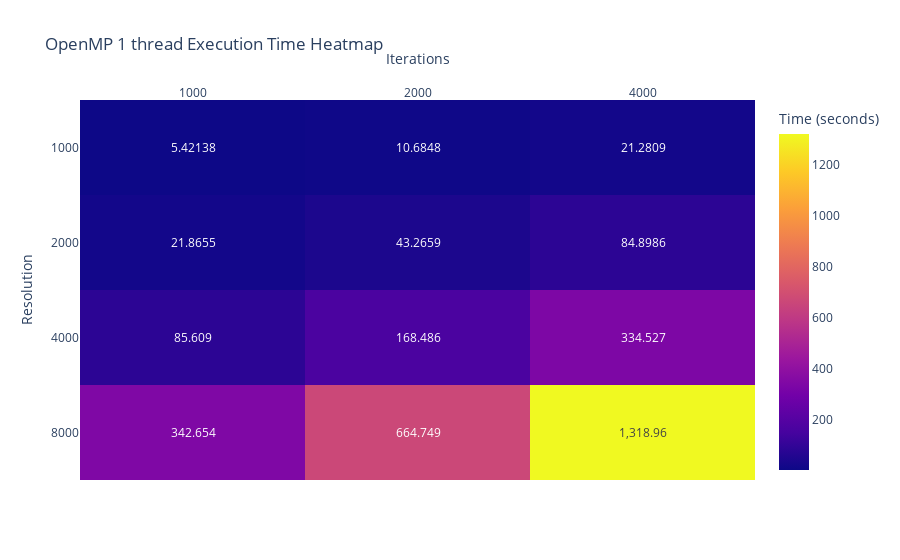

Notebook code cell kept with this figure:
### Markdown cell above
# OpenMP

### Code cell
# Filter for Sequential implementation
thread_1_df = df_openmp[df_openmp['Threads'] == 1].copy()
# Pivot the dataframe
melted_df = thread_1_df[["Resolution", "Iterations"]].astype(str)
melted_df["Time (seconds)"] = thread_1_df["Time (seconds)"]
heatmap_df_openmp = melted_df.pivot(index='Resolution', columns='Iterations', values='Time (seconds)')

# Create heatmap with Plotly
fig = px.imshow(
    heatmap_df_openmp,
    labels=dict(x="Iterations", y="Resolution", color="Time (seconds)"),
    title="OpenMP 1 thread Execution Time Heatmap",
    aspect="auto",
    text_auto=True,
)
fig.update_xaxes(side="top")
fig.show()

### Figure 1 — Plotly figure (JSON) as saved in the notebook; plotly's stock layout.template omitted (floating-point values rounded to 4 significant figures)
{"data": [{"coloraxis": "coloraxis", "hovertemplate": "Iterations: %{x}<br>Resolution: %{y}<br>Time (seconds): %{z}<extra></extra>", "name": "0", "texttemplate": "%{z}", "type": "heatmap", "x": ["1000", "2000", "4000"], "xaxis": "x", "y": ["1000", "2000", "4000", "8000"], "yaxis": "y", "z": [[5.421, 10.68, 21.28], [21.87, 43.27, 84.9], [85.61, 168.5, 334.5], [342.7, 664.7, 1319.0]]}], "layout": {"coloraxis": {"colorbar": {"title": {"text": "Time (seconds)"}}, "colorscale": [[0, "#0d0887"], [0.1111, "#46039f"], [0.2222, "#7201a8"], [0.3333, "#9c179e"], [0.4444, "#bd3786"], [0.5556, "#d8576b"], [0.6667, "#ed7953"], [0.7778, "#fb9f3a"], [0.8889, "#fdca26"], [1, "#f0f921"]]}, "title": {"text": "OpenMP 1 thread Execution Time Heatmap"}, "xaxis": {"anchor": "y", "domain": [0, 1], "side": "top", "title": {"text": "Iterations"}}, "yaxis": {"anchor": "x", "autorange": "reversed", "domain": [0, 1], "title": {"text": "Resolution"}}}}
